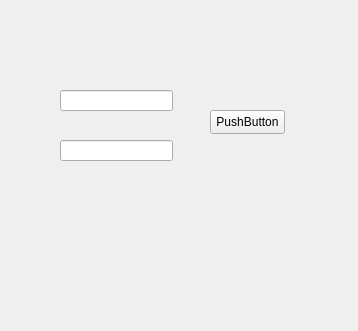
<?xml version="1.0" encoding="UTF-8"?>
<ui version="4.0">
 <class>Form</class>
 <widget class="QWidget" name="Form">
  <property name="geometry">
   <rect>
    <x>0</x>
    <y>0</y>
    <width>358</width>
    <height>331</height>
   </rect>
  </property>
  <property name="windowTitle">
   <string>my first app</string>
  </property>
  <widget class="QLineEdit" name="lineEdit">
   <property name="geometry">
    <rect>
     <x>60</x>
     <y>90</y>
     <width>113</width>
     <height>21</height>
    </rect>
   </property>
   <property name="text">
    <string/>
   </property>
  </widget>
  <widget class="QPushButton" name="pushButton">
   <property name="geometry">
    <rect>
     <x>210</x>
     <y>110</y>
     <width>75</width>
     <height>24</height>
    </rect>
   </property>
   <property name="text">
    <string>PushButton</string>
   </property>
  </widget>
  <widget class="QLineEdit" name="lineEdit_2">
   <property name="geometry">
    <rect>
     <x>60</x>
     <y>140</y>
     <width>113</width>
     <height>21</height>
    </rect>
   </property>
  </widget>
  <widget class="QLabel" name="label">
   <property name="geometry">
    <rect>
     <x>70</x>
     <y>190</y>
     <width>49</width>
     <height>16</height>
    </rect>
   </property>
   <property name="text">
    <string/>
   </property>
  </widget>
 </widget>
 <resources/>
 <connections/>
</ui>
